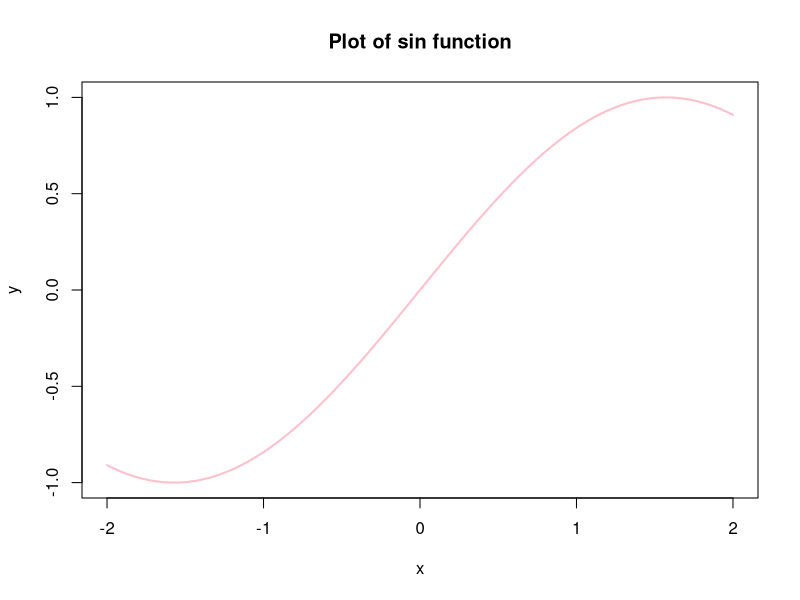
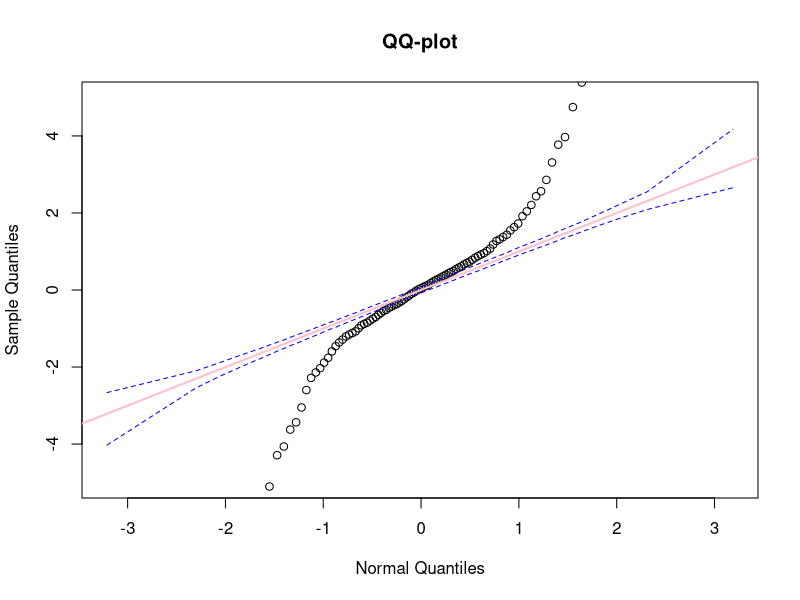
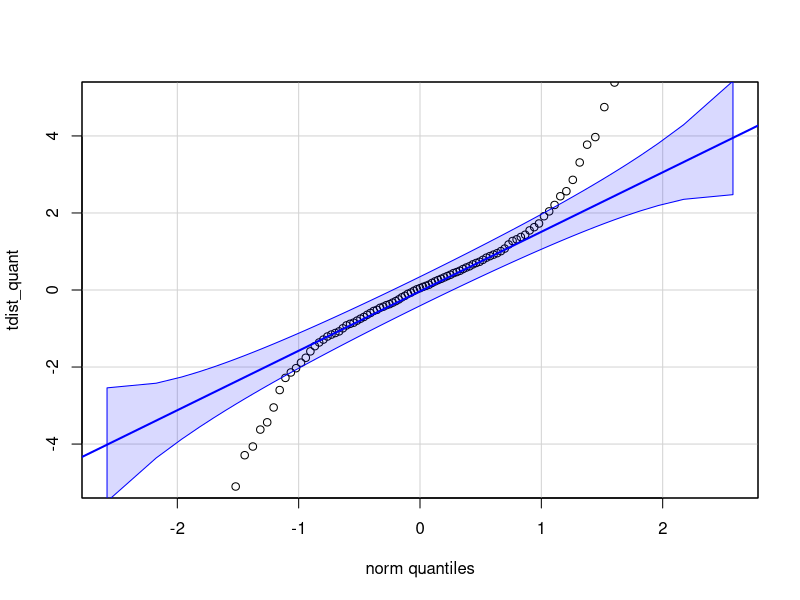

Write R code to recreate these figures, in order.
## ---- chunk 1
x <- seq(-2,2, length.out = 100)
y <- sin(x)

plot(x, y, type = "l", main = "Plot of sin function", lwd = 2, col = "pink")
## ---- chunk 2
#Generate 1000 random values from a tdist and a norm
t_dist <- rt(1000,1)
#norm_dist <- rnorm(1000)

prob_seq <- seq(0, 1, 0.01)

tdist_quant <- quantile(t_dist, probs = prob_seq) 
#norm_dist_quants <- quantile(norm_dist, probs = prob_seq)

#Use Bootstrapping to simulate 1000 norms dist with 1000 values in each 
B <- 1000
norm_quants <- replicate(B, {
  norm_dist <- rnorm(1000)
  quantile(norm_dist, probs = prob_seq)
})


upper <- apply(norm_quants,1, quantile, probs = 0.025) #apply to quantile over all the rows and return the 2.5th percentile
lower <- apply(norm_quants,1, quantile, probs = 0.975)
norm_med <- apply(norm_quants,1,quantile, probs = 0.50) #get the med aswell

#Calculate quantiles for normal distribution, plot against tdistribution
#How to find quantiles 
plot(norm_med, tdist_quant, main = "QQ-plot",
     xlab = "Normal Quantiles", ylab = "Sample Quantiles",
     ylim = c(-5, 5), pch = 1)

lines(norm_med, lower, col = "blue", lty = 2)
lines(norm_med, upper, col = "blue", lty = 2)
abline(0,1,col= "pink", lwd=2)
## ---- chunk 3
#Test this way
library(car)
qqPlot(tdist_quant, envelope = 0.95, ylim = c(-5,5))
